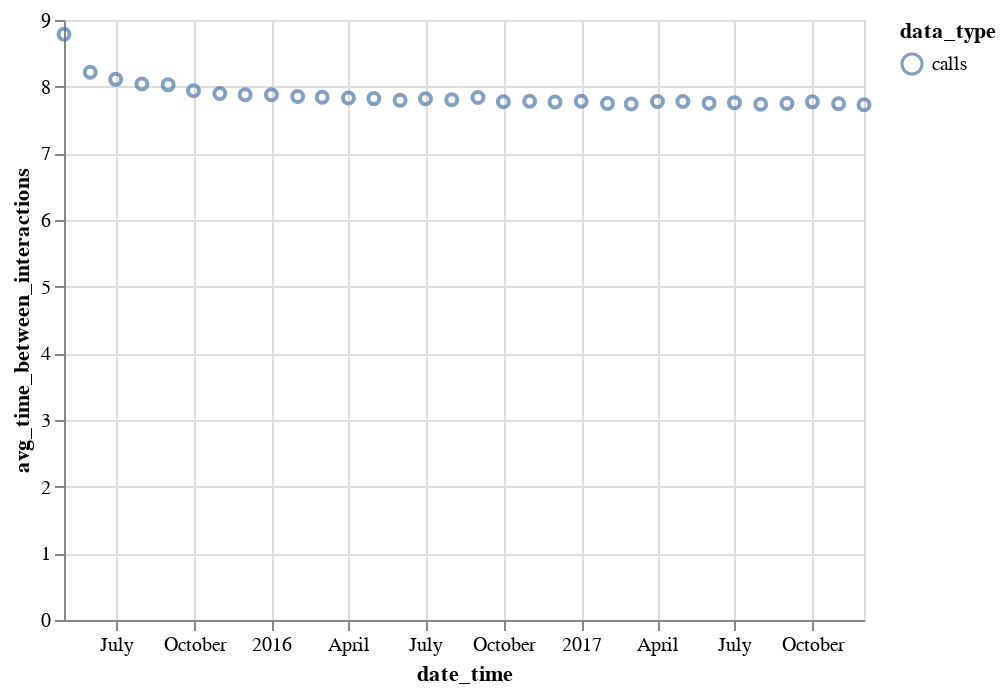

Source (notebook cell):
### Code cell
call_data = my_data[my_data['data_type'] == 'calls']
alt.Chart(call_data).mark_point().encode(
    x ='date_time:T',
    y='avg_time_between_interactions',
    color='data_type'
)

### Figure 1 — Vega-Lite specification as saved in the notebook (floating-point values rounded to 4 significant figures)
{"$schema": "https://vega.github.io/schema/vega-lite/v2.4.3.json", "config": {"view": {"height": 300, "width": 400}}, "data": {"values": [{"Unnamed: 0": 8, "avg_time_between_interactions": 8.786, "change_in_unique_dest": 133, "change_in_unique_source": 152, "data_amount": 204382, "data_type": "calls", "date_time": "2015-05-01", "month_yr": "05/2015", "num_unique_dest": 10658, "num_unique_source": 10728}, {"Unnamed: 0": 11, "avg_time_between_interactions": 8.216, "change_in_unique_dest": 2008, "change_in_unique_source": 1962, "data_amount": 315483, "data_type": "calls", "date_time": "2015-06-01", "month_yr": "06/2015", "num_unique_dest": 26402, "num_unique_source": 26464}, {"Unnamed: 0": 14, "avg_time_between_interactions": 8.11, "change_in_unique_dest": 6386, "change_in_unique_source": 6597, "data_amount": 330263, "data_type": "calls", "date_time": "2015-07-01", "month_yr": "07/2015", "num_unique_dest": 42368, "num_unique_source": 42512}, {"Unnamed: 0": 17, "avg_time_between_interactions": 8.039, "change_in_unique_dest": 11535, "change_in_unique_source": 11719, "data_amount": 333176, "data_type": "calls", "date_time": "2015-08-01", "month_yr": "08/2015", "num_unique_dest": 57231, "num_unique_source": 57330}, {"Unnamed: 0": 20, "avg_time_between_interactions": 8.027, "change_in_unique_dest": 17080, "change_in_unique_source": 17504, "data_amount": 322890, "data_type": "calls", "date_time": "2015-09-01", "month_yr": "09/2015", "num_unique_dest": 69345, "num_unique_source": 69412}, {"Unnamed: 0": 23, "avg_time_between_interactions": 7.94, "change_in_unique_dest": 24294, "change_in_unique_source": 24620, "data_amount": 337336, "data_type": "calls", "date_time": "2015-10-01", "month_yr": "10/2015", "num_unique_dest": 81325, "num_unique_source": 81342}, {"Unnamed: 0": 26, "avg_time_between_interactions": 7.898, "change_in_unique_dest": 28934, "change_in_unique_source": 29280, "data_amount": 328179, "data_type": "calls", "date_time": "2015-11-01", "month_yr": "11/2015", "num_unique_dest": 90266, "num_unique_source": 90293}, {"Unnamed: 0": 29, "avg_time_between_interactions": 7.878, "change_in_unique_dest": 35937, "change_in_unique_source": 36269, "data_amount": 339990, "data_type": "calls", "date_time": "2015-12-01", "month_yr": "12/2015", "num_unique_dest": 100304, "num_unique_source": 100073}, {"Unnamed: 0": 0, "avg_time_between_interactions": 7.88, "change_in_unique_dest": 108196, "change_in_unique_source": 107840, "data_amount": 339906, "data_type": "calls", "date_time": "2016-01-01", "month_yr": "01/2016", "num_unique_dest": 108196, "num_unique_source": 107840}, {"Unnamed: 0": 2, "avg_time_between_interactions": 7.852, "change_in_unique_dest": 39486, "change_in_unique_source": 39632, "data_amount": 319085, "data_type": "calls", "date_time": "2016-02-01", "month_yr": "02/2016", "num_unique_dest": 111381, "num_unique_source": 111116}, {"Unnamed: 0": 4, "avg_time_between_interactions": 7.842, "change_in_unique_dest": 49733, "change_in_unique_source": 49988, "data_amount": 341550, "data_type": "calls", "date_time": "2016-03-01", "month_yr": "03/2016", "num_unique_dest": 121845, "num_unique_source": 121311}, {"Unnamed: 0": 6, "avg_time_between_interactions": 7.83, "change_in_unique_dest": 49350, "change_in_unique_source": 49463, "data_amount": 331032, "data_type": "calls", "date_time": "2016-04-01", "month_yr": "04/2016", "num_unique_dest": 125381, "num_unique_source": 125003}, {"Unnamed: 0": 9, "avg_time_between_interactions": 7.821, "change_in_unique_dest": 122495, "change_in_unique_source": 121631, "data_amount": 342459, "data_type": "calls", "date_time": "2016-05-01", "month_yr": "05/2016", "num_unique_dest": 133103, "num_unique_source": 132304}, {"Unnamed: 0": 12, "avg_time_between_interactions": 7.795, "change_in_unique_dest": 110150, "change_in_unique_source": 109681, "data_amount": 332513, "data_type": "calls", "date_time": "2016-06-01", "month_yr": "06/2016", "num_unique_dest": 135134, "num_unique_source": 134691}, {"Unnamed: 0": 15, "avg_time_between_interactions": 7.82, "change_in_unique_dest": 104067, "change_in_unique_source": 103926, "data_amount": 342506, "data_type": "calls", "date_time": "2016-07-01", "month_yr": "07/2016", "num_unique_dest": 141884, "num_unique_source": 141734}, {"Unnamed: 0": 18, "avg_time_between_interactions": 7.803, "change_in_unique_dest": 98506, "change_in_unique_source": 98034, "data_amount": 343234, "data_type": "calls", "date_time": "2016-08-01", "month_yr": "08/2016", "num_unique_dest": 146453, "num_unique_source": 145950}, {"Unnamed: 0": 21, "avg_time_between_interactions": 7.837, "change_in_unique_dest": 92782, "change_in_unique_source": 92524, "data_amount": 330734, "data_type": "calls", "date_time": "2016-09-01", "month_yr": "09/2016", "num_unique_dest": 147149, "num_unique_source": 146655}, {"Unnamed: 0": 24, "avg_time_between_interactions": 7.775, "change_in_unique_dest": 92723, "change_in_unique_source": 92604, "data_amount": 344508, "data_type": "calls", "date_time": "2016-10-01", "month_yr": "10/2016", "num_unique_dest": 154110, "num_unique_source": 153651}, {"Unnamed: 0": 27, "avg_time_between_interactions": 7.781, "change_in_unique_dest": 90270, "change_in_unique_source": 90032, "data_amount": 333132, "data_type": "calls", "date_time": "2016-11-01", "month_yr": "11/2016", "num_unique_dest": 154747, "num_unique_source": 154009}, {"Unnamed: 0": 30, "avg_time_between_interactions": 7.77, "change_in_unique_dest": 91991, "change_in_unique_source": 91842, "data_amount": 344694, "data_type": "calls", "date_time": "2016-12-01", "month_yr": "12/2016", "num_unique_dest": 161178, "num_unique_source": 160726}, {"Unnamed: 0": 1, "avg_time_between_interactions": 7.781, "change_in_unique_dest": 92219, "change_in_unique_source": 92276, "data_amount": 344216, "data_type": "calls", "date_time": "2017-01-01", "month_yr": "01/2017", "num_unique_dest": 163879, "num_unique_source": 163455}, {"Unnamed: 0": 3, "avg_time_between_interactions": 7.747, "change_in_unique_dest": 87981, "change_in_unique_source": 87577, "data_amount": 312271, "data_type": "calls", "date_time": "2017-02-01", "month_yr": "02/2017", "num_unique_dest": 156413, "num_unique_source": 155403}, {"Unnamed: 0": 5, "avg_time_between_interactions": 7.739, "change_in_unique_dest": 94335, "change_in_unique_source": 93647, "data_amount": 346099, "data_type": "calls", "date_time": "2017-03-01", "month_yr": "03/2017", "num_unique_dest": 169926, "num_unique_source": 168847}, {"Unnamed: 0": 7, "avg_time_between_interactions": 7.778, "change_in_unique_dest": 94225, "change_in_unique_source": 93966, "data_amount": 333258, "data_type": "calls", "date_time": "2017-04-01", "month_yr": "04/2017", "num_unique_dest": 168257, "num_unique_source": 167487}, {"Unnamed: 0": 10, "avg_time_between_interactions": 7.778, "change_in_unique_dest": 96491, "change_in_unique_source": 96565, "data_amount": 344347, "data_type": "calls", "date_time": "2017-05-01", "month_yr": "05/2017", "num_unique_dest": 174074, "num_unique_source": 173239}, {"Unnamed: 0": 13, "avg_time_between_interactions": 7.753, "change_in_unique_dest": 97408, "change_in_unique_source": 96974, "data_amount": 334337, "data_type": "calls", "date_time": "2017-06-01", "month_yr": "06/2017", "num_unique_dest": 173091, "num_unique_source": 172100}, {"Unnamed: 0": 16, "avg_time_between_interactions": 7.76, "change_in_unique_dest": 100285, "change_in_unique_source": 99979, "data_amount": 345150, "data_type": "calls", "date_time": "2017-07-01", "month_yr": "07/2017", "num_unique_dest": 178859, "num_unique_source": 177941}, {"Unnamed: 0": 19, "avg_time_between_interactions": 7.735, "change_in_unique_dest": 102553, "change_in_unique_source": 102105, "data_amount": 346272, "data_type": "calls", "date_time": "2017-08-01", "month_yr": "08/2017", "num_unique_dest": 181670, "num_unique_source": 180649}, {"Unnamed: 0": 22, "avg_time_between_interactions": 7.748, "change_in_unique_dest": 102933, "change_in_unique_source": 102901, "data_amount": 334552, "data_type": "calls", "date_time": "2017-09-01", "month_yr": "09/2017", "num_unique_dest": 179103, "num_unique_source": 178688}, {"Unnamed: 0": 25, "avg_time_between_interactions": 7.772, "change_in_unique_dest": 105776, "change_in_unique_source": 105446, "data_amount": 344610, "data_type": "calls", "date_time": "2017-10-01", "month_yr": "10/2017", "num_unique_dest": 185267, "num_unique_source": 184274}, {"Unnamed: 0": 28, "avg_time_between_interactions": 7.745, "change_in_unique_dest": 106080, "change_in_unique_source": 105183, "data_amount": 334665, "data_type": "calls", "date_time": "2017-11-01", "month_yr": "11/2017", "num_unique_dest": 183415, "num_unique_source": 181821}, {"Unnamed: 0": 31, "avg_time_between_interactions": 7.728, "change_in_unique_dest": 105254, "change_in_unique_source": 104428, "data_amount": 330006, "data_type": "calls", "date_time": "2017-12-01", "month_yr": "12/2017", "num_unique_dest": 182911, "num_unique_source": 181420}]}, "encoding": {"color": {"field": "data_type", "type": "nominal"}, "x": {"field": "date_time", "type": "temporal"}, "y": {"field": "avg_time_between_interactions", "type": "quantitative"}}, "mark": "point"}
